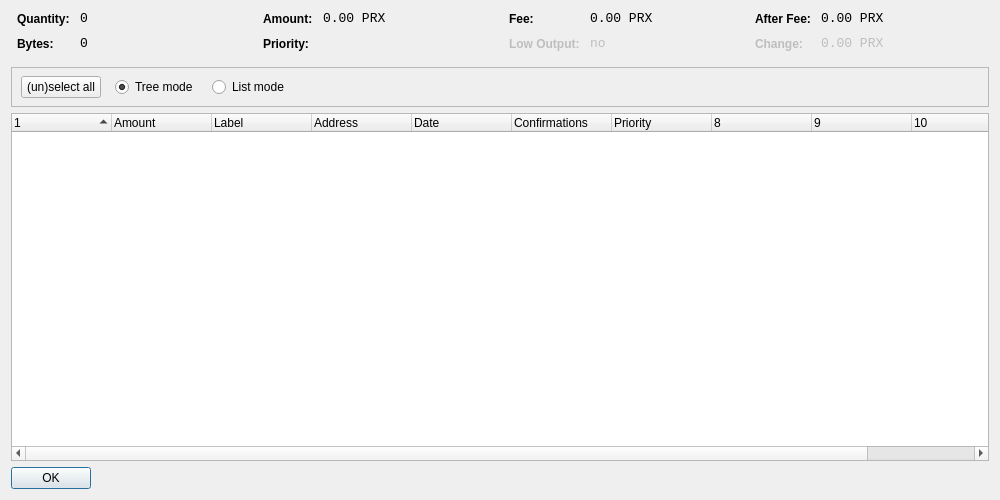
<?xml version="1.0" encoding="UTF-8"?>
<ui version="4.0">
 <class>CoinControlDialog</class>
 <widget class="QDialog" name="CoinControlDialog">
  <property name="geometry">
   <rect>
    <x>0</x>
    <y>0</y>
    <width>1000</width>
    <height>500</height>
   </rect>
  </property>
  <property name="windowTitle">
   <string>Coin Control</string>
  </property>
  <layout class="QVBoxLayout" name="verticalLayout">
   <item>
    <layout class="QHBoxLayout" name="horizontalLayoutTop" stretch="0,0,0,0">
     <property name="topMargin">
      <number>0</number>
     </property>
     <property name="bottomMargin">
      <number>10</number>
     </property>
     <item>
      <layout class="QFormLayout" name="formLayoutCoinControl1">
       <property name="horizontalSpacing">
        <number>10</number>
       </property>
       <property name="verticalSpacing">
        <number>10</number>
       </property>
       <property name="leftMargin">
        <number>6</number>
       </property>
       <property name="rightMargin">
        <number>6</number>
       </property>
       <item row="0" column="0">
        <widget class="QLabel" name="labelCoinControlQuantityText">
         <property name="styleSheet">
          <string notr="true">font-weight:bold;</string>
         </property>
         <property name="text">
          <string>Quantity:</string>
         </property>
        </widget>
       </item>
       <item row="0" column="1">
        <widget class="QLabel" name="labelCoinControlQuantity">
         <property name="font">
          <font>
           <family>Monospace</family>
           <pointsize>10</pointsize>
          </font>
         </property>
         <property name="cursor">
          <cursorShape>IBeamCursor</cursorShape>
         </property>
         <property name="contextMenuPolicy">
          <enum>Qt::ActionsContextMenu</enum>
         </property>
         <property name="text">
          <string notr="true">0</string>
         </property>
         <property name="textInteractionFlags">
          <set>Qt::LinksAccessibleByMouse|Qt::TextSelectableByKeyboard|Qt::TextSelectableByMouse</set>
         </property>
        </widget>
       </item>
       <item row="1" column="0">
        <widget class="QLabel" name="labelCoinControlBytesText">
         <property name="styleSheet">
          <string notr="true">font-weight:bold;</string>
         </property>
         <property name="text">
          <string>Bytes:</string>
         </property>
        </widget>
       </item>
       <item row="1" column="1">
        <widget class="QLabel" name="labelCoinControlBytes">
         <property name="font">
          <font>
           <family>Monospace</family>
           <pointsize>10</pointsize>
          </font>
         </property>
         <property name="cursor">
          <cursorShape>IBeamCursor</cursorShape>
         </property>
         <property name="contextMenuPolicy">
          <enum>Qt::ActionsContextMenu</enum>
         </property>
         <property name="text">
          <string notr="true">0</string>
         </property>
         <property name="textInteractionFlags">
          <set>Qt::LinksAccessibleByMouse|Qt::TextSelectableByKeyboard|Qt::TextSelectableByMouse</set>
         </property>
        </widget>
       </item>
      </layout>
     </item>
     <item>
      <layout class="QFormLayout" name="formLayoutCoinControl2">
       <property name="horizontalSpacing">
        <number>10</number>
       </property>
       <property name="verticalSpacing">
        <number>10</number>
       </property>
       <property name="leftMargin">
        <number>6</number>
       </property>
       <property name="rightMargin">
        <number>6</number>
       </property>
       <item row="0" column="0">
        <widget class="QLabel" name="labelCoinControlAmountText">
         <property name="styleSheet">
          <string notr="true">font-weight:bold;</string>
         </property>
         <property name="text">
          <string>Amount:</string>
         </property>
        </widget>
       </item>
       <item row="0" column="1">
        <widget class="QLabel" name="labelCoinControlAmount">
         <property name="font">
          <font>
           <family>Monospace</family>
           <pointsize>10</pointsize>
          </font>
         </property>
         <property name="cursor">
          <cursorShape>IBeamCursor</cursorShape>
         </property>
         <property name="contextMenuPolicy">
          <enum>Qt::ActionsContextMenu</enum>
         </property>
         <property name="text">
          <string notr="true">0.00 PRX</string>
         </property>
         <property name="textInteractionFlags">
          <set>Qt::LinksAccessibleByMouse|Qt::TextSelectableByKeyboard|Qt::TextSelectableByMouse</set>
         </property>
        </widget>
       </item>
       <item row="1" column="0">
        <widget class="QLabel" name="labelCoinControlPriorityText">
         <property name="styleSheet">
          <string notr="true">font-weight:bold;</string>
         </property>
         <property name="text">
          <string>Priority:</string>
         </property>
        </widget>
       </item>
       <item row="1" column="1">
        <widget class="QLabel" name="labelCoinControlPriority">
         <property name="font">
          <font>
           <family>Monospace</family>
           <pointsize>10</pointsize>
          </font>
         </property>
         <property name="cursor">
          <cursorShape>IBeamCursor</cursorShape>
         </property>
         <property name="contextMenuPolicy">
          <enum>Qt::ActionsContextMenu</enum>
         </property>
         <property name="text">
          <string/>
         </property>
         <property name="textInteractionFlags">
          <set>Qt::LinksAccessibleByMouse|Qt::TextSelectableByKeyboard|Qt::TextSelectableByMouse</set>
         </property>
        </widget>
       </item>
      </layout>
     </item>
     <item>
      <layout class="QFormLayout" name="formLayoutCoinControl3">
       <property name="horizontalSpacing">
        <number>10</number>
       </property>
       <property name="verticalSpacing">
        <number>10</number>
       </property>
       <property name="leftMargin">
        <number>6</number>
       </property>
       <property name="rightMargin">
        <number>6</number>
       </property>
       <item row="0" column="0">
        <widget class="QLabel" name="labelCoinControlFeeText">
         <property name="styleSheet">
          <string notr="true">font-weight:bold;</string>
         </property>
         <property name="text">
          <string>Fee:</string>
         </property>
        </widget>
       </item>
       <item row="0" column="1">
        <widget class="QLabel" name="labelCoinControlFee">
         <property name="font">
          <font>
           <family>Monospace</family>
           <pointsize>10</pointsize>
          </font>
         </property>
         <property name="cursor">
          <cursorShape>IBeamCursor</cursorShape>
         </property>
         <property name="contextMenuPolicy">
          <enum>Qt::ActionsContextMenu</enum>
         </property>
         <property name="text">
          <string notr="true">0.00 PRX</string>
         </property>
         <property name="textInteractionFlags">
          <set>Qt::LinksAccessibleByMouse|Qt::TextSelectableByKeyboard|Qt::TextSelectableByMouse</set>
         </property>
        </widget>
       </item>
       <item row="1" column="0">
        <widget class="QLabel" name="labelCoinControlLowOutputText">
         <property name="enabled">
          <bool>false</bool>
         </property>
         <property name="styleSheet">
          <string notr="true">font-weight:bold;</string>
         </property>
         <property name="text">
          <string>Low Output:</string>
         </property>
        </widget>
       </item>
       <item row="1" column="1">
        <widget class="QLabel" name="labelCoinControlLowOutput">
         <property name="enabled">
          <bool>false</bool>
         </property>
         <property name="font">
          <font>
           <family>Monospace</family>
           <pointsize>10</pointsize>
          </font>
         </property>
         <property name="cursor">
          <cursorShape>IBeamCursor</cursorShape>
         </property>
         <property name="contextMenuPolicy">
          <enum>Qt::ActionsContextMenu</enum>
         </property>
         <property name="text">
          <string notr="true">no</string>
         </property>
         <property name="textInteractionFlags">
          <set>Qt::LinksAccessibleByMouse|Qt::TextSelectableByKeyboard|Qt::TextSelectableByMouse</set>
         </property>
        </widget>
       </item>
      </layout>
     </item>
     <item>
      <layout class="QFormLayout" name="formLayoutCoinControl4">
       <property name="horizontalSpacing">
        <number>10</number>
       </property>
       <property name="verticalSpacing">
        <number>10</number>
       </property>
       <property name="leftMargin">
        <number>6</number>
       </property>
       <property name="rightMargin">
        <number>6</number>
       </property>
       <item row="0" column="0">
        <widget class="QLabel" name="labelCoinControlAfterFeeText">
         <property name="styleSheet">
          <string notr="true">font-weight:bold;</string>
         </property>
         <property name="text">
          <string>After Fee:</string>
         </property>
        </widget>
       </item>
       <item row="0" column="1">
        <widget class="QLabel" name="labelCoinControlAfterFee">
         <property name="font">
          <font>
           <family>Monospace</family>
           <pointsize>10</pointsize>
          </font>
         </property>
         <property name="cursor">
          <cursorShape>IBeamCursor</cursorShape>
         </property>
         <property name="contextMenuPolicy">
          <enum>Qt::ActionsContextMenu</enum>
         </property>
         <property name="text">
          <string notr="true">0.00 PRX</string>
         </property>
         <property name="textInteractionFlags">
          <set>Qt::LinksAccessibleByMouse|Qt::TextSelectableByKeyboard|Qt::TextSelectableByMouse</set>
         </property>
        </widget>
       </item>
       <item row="1" column="0">
        <widget class="QLabel" name="labelCoinControlChangeText">
         <property name="enabled">
          <bool>false</bool>
         </property>
         <property name="styleSheet">
          <string notr="true">font-weight:bold;</string>
         </property>
         <property name="text">
          <string>Change:</string>
         </property>
        </widget>
       </item>
       <item row="1" column="1">
        <widget class="QLabel" name="labelCoinControlChange">
         <property name="enabled">
          <bool>false</bool>
         </property>
         <property name="font">
          <font>
           <family>Monospace</family>
           <pointsize>10</pointsize>
          </font>
         </property>
         <property name="cursor">
          <cursorShape>IBeamCursor</cursorShape>
         </property>
         <property name="contextMenuPolicy">
          <enum>Qt::ActionsContextMenu</enum>
         </property>
         <property name="text">
          <string notr="true">0.00 PRX</string>
         </property>
         <property name="textInteractionFlags">
          <set>Qt::LinksAccessibleByMouse|Qt::TextSelectableByKeyboard|Qt::TextSelectableByMouse</set>
         </property>
        </widget>
       </item>
      </layout>
     </item>
    </layout>
   </item>
   <item>
    <widget class="QFrame" name="frame">
     <property name="minimumSize">
      <size>
       <width>0</width>
       <height>40</height>
      </size>
     </property>
     <property name="frameShape">
      <enum>QFrame::StyledPanel</enum>
     </property>
     <property name="frameShadow">
      <enum>QFrame::Sunken</enum>
     </property>
     <widget class="QWidget" name="horizontalLayoutWidget">
      <property name="geometry">
       <rect>
        <x>10</x>
        <y>0</y>
        <width>781</width>
        <height>41</height>
       </rect>
      </property>
      <layout class="QHBoxLayout" name="horizontalLayoutPanel" stretch="0,0,0,0,0">
       <property name="spacing">
        <number>14</number>
       </property>
       <item>
        <widget class="QPushButton" name="pushButtonSelectAll">
         <property name="sizePolicy">
          <sizepolicy hsizetype="Maximum" vsizetype="Fixed">
           <horstretch>0</horstretch>
           <verstretch>0</verstretch>
          </sizepolicy>
         </property>
         <property name="text">
          <string>(un)select all</string>
         </property>
        </widget>
       </item>
       <item>
        <widget class="QRadioButton" name="radioTreeMode">
         <property name="sizePolicy">
          <sizepolicy hsizetype="Maximum" vsizetype="Fixed">
           <horstretch>0</horstretch>
           <verstretch>0</verstretch>
          </sizepolicy>
         </property>
         <property name="text">
          <string>Tree mode</string>
         </property>
         <property name="checked">
          <bool>true</bool>
         </property>
        </widget>
       </item>
       <item>
        <widget class="QRadioButton" name="radioListMode">
         <property name="sizePolicy">
          <sizepolicy hsizetype="Maximum" vsizetype="Fixed">
           <horstretch>0</horstretch>
           <verstretch>0</verstretch>
          </sizepolicy>
         </property>
         <property name="text">
          <string>List mode</string>
         </property>
        </widget>
       </item>
       <item>
        <spacer name="horizontalSpacer">
         <property name="orientation">
          <enum>Qt::Horizontal</enum>
         </property>
         <property name="sizeHint" stdset="0">
          <size>
           <width>40</width>
           <height>20</height>
          </size>
         </property>
        </spacer>
       </item>
      </layout>
     </widget>
    </widget>
   </item>
   <item>
    <widget class="CoinControlTreeWidget" name="treeWidget">
     <property name="contextMenuPolicy">
      <enum>Qt::CustomContextMenu</enum>
     </property>
     <property name="sortingEnabled">
      <bool>false</bool>
     </property>
     <property name="columnCount">
      <number>11</number>
     </property>
     <attribute name="headerShowSortIndicator" stdset="0">
      <bool>true</bool>
     </attribute>
     <attribute name="headerStretchLastSection">
      <bool>false</bool>
     </attribute>
     <column>
      <property name="text">
       <string/>
      </property>
     </column>
     <column>
      <property name="text">
       <string>Amount</string>
      </property>
     </column>
     <column>
      <property name="text">
       <string>Label</string>
      </property>
     </column>
     <column>
      <property name="text">
       <string>Address</string>
      </property>
     </column>
     <column>
      <property name="text">
       <string>Date</string>
      </property>
     </column>
     <column>
      <property name="text">
       <string>Confirmations</string>
      </property>
      <property name="toolTip">
       <string>Confirmed</string>
      </property>
     </column>
     <column>
      <property name="text">
       <string>Priority</string>
      </property>
     </column>
     <column>
      <property name="text">
       <string/>
      </property>
     </column>
     <column>
      <property name="text">
       <string/>
      </property>
     </column>
     <column>
      <property name="text">
       <string/>
      </property>
     </column>
     <column>
      <property name="text">
       <string/>
      </property>
     </column>
    </widget>
   </item>
   <item>
    <widget class="QDialogButtonBox" name="buttonBox">
     <property name="sizePolicy">
      <sizepolicy hsizetype="Maximum" vsizetype="Fixed">
       <horstretch>0</horstretch>
       <verstretch>0</verstretch>
      </sizepolicy>
     </property>
     <property name="orientation">
      <enum>Qt::Horizontal</enum>
     </property>
     <property name="standardButtons">
      <set>QDialogButtonBox::Ok</set>
     </property>
    </widget>
   </item>
  </layout>
 </widget>
 <customwidgets>
  <customwidget>
   <class>CoinControlTreeWidget</class>
   <extends>QTreeWidget</extends>
   <header>coincontroltreewidget.h</header>
  </customwidget>
 </customwidgets>
 <resources/>
 <connections/>
</ui>
